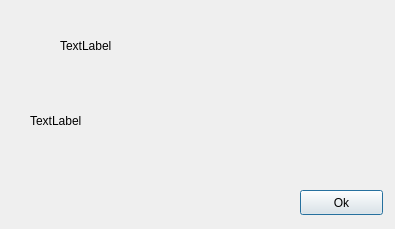
<?xml version="1.0" encoding="UTF-8"?>
<ui version="4.0">
 <class>AboutWindow</class>
 <widget class="QDialog" name="AboutWindow">
  <property name="geometry">
   <rect>
    <x>0</x>
    <y>0</y>
    <width>395</width>
    <height>229</height>
   </rect>
  </property>
  <property name="windowTitle">
   <string>About</string>
  </property>
  <widget class="QPushButton" name="pushButton">
   <property name="geometry">
    <rect>
     <x>300</x>
     <y>190</y>
     <width>83</width>
     <height>25</height>
    </rect>
   </property>
   <property name="text">
    <string>Ok</string>
   </property>
  </widget>
  <widget class="QLabel" name="copyrightLabel">
   <property name="geometry">
    <rect>
     <x>60</x>
     <y>30</y>
     <width>261</width>
     <height>31</height>
    </rect>
   </property>
   <property name="text">
    <string>TextLabel</string>
   </property>
  </widget>
  <widget class="QLabel" name="licenceLabel">
   <property name="geometry">
    <rect>
     <x>30</x>
     <y>80</y>
     <width>331</width>
     <height>81</height>
    </rect>
   </property>
   <property name="text">
    <string>TextLabel</string>
   </property>
  </widget>
 </widget>
 <resources/>
 <connections/>
</ui>
